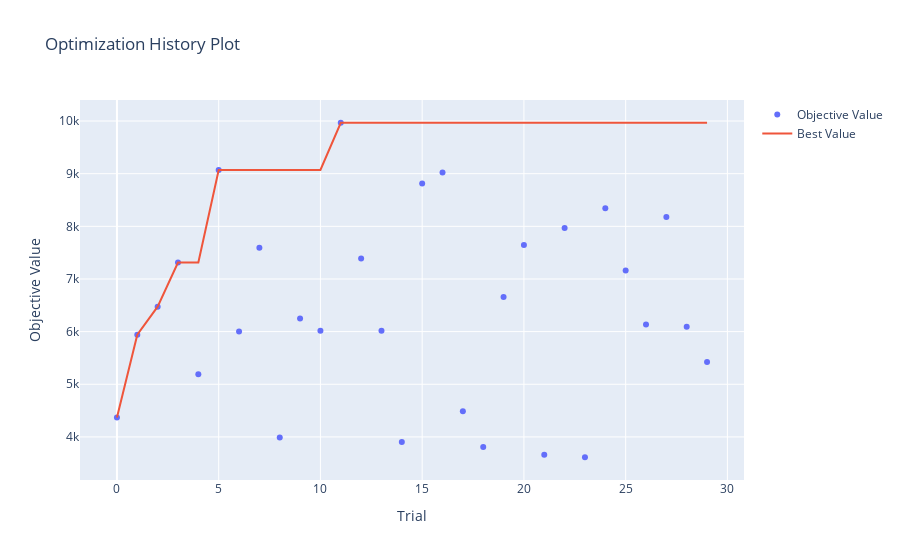

Write notebook code for a chart like this one.
### Code cell
optuna.visualization.plot_optimization_history(study)

### Figure 1 — Plotly figure (JSON) as saved in the notebook; plotly's stock layout.template omitted (floating-point values rounded to 4 significant figures)
{"data": [{"mode": "markers", "name": "Objective Value", "type": "scatter", "x": [0, 1, 2, 3, 4, 5, 6, 7, 8, 9, 10, 11, 12, 13, 14, 15, 16, 17, 18, 19, 20, 21, 22, 23, 24, 25, 26, 27, 28, 29], "y": [4368.0, 5941.0, 6473.0, 7314.0, 5190.0, 9071.0, 6003.0, 7591.0, 3987.0, 6250.0, 6017.0, 9967.0, 7390.0, 6017.0, 3903.0, 8814.0, 9023.0, 4487.0, 3807.0, 6660.0, 7646.0, 3660.0, 7969.0, 3614.0, 8344.0, 7162.0, 6138.0, 8176.0, 6095.0, 5422.0]}, {"mode": "lines", "name": "Best Value", "type": "scatter", "x": [0, 1, 2, 3, 4, 5, 6, 7, 8, 9, 10, 11, 12, 13, 14, 15, 16, 17, 18, 19, 20, 21, 22, 23, 24, 25, 26, 27, 28, 29], "y": [4368.0, 5941.0, 6473.0, 7314.0, 7314.0, 9071.0, 9071.0, 9071.0, 9071.0, 9071.0, 9071.0, 9967.0, 9967.0, 9967.0, 9967.0, 9967.0, 9967.0, 9967.0, 9967.0, 9967.0, 9967.0, 9967.0, 9967.0, 9967.0, 9967.0, 9967.0, 9967.0, 9967.0, 9967.0, 9967.0]}, {"marker": {"color": "#cccccc"}, "mode": "markers", "name": "Infeasible Trial", "showlegend": false, "type": "scatter", "x": [], "y": []}], "layout": {"title": {"text": "Optimization History Plot"}, "xaxis": {"title": {"text": "Trial"}}, "yaxis": {"title": {"text": "Objective Value"}}}}
